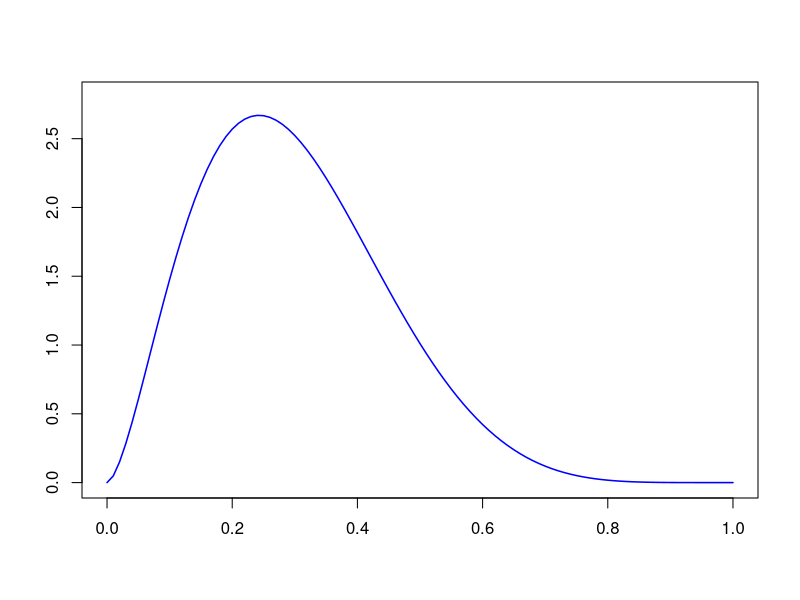
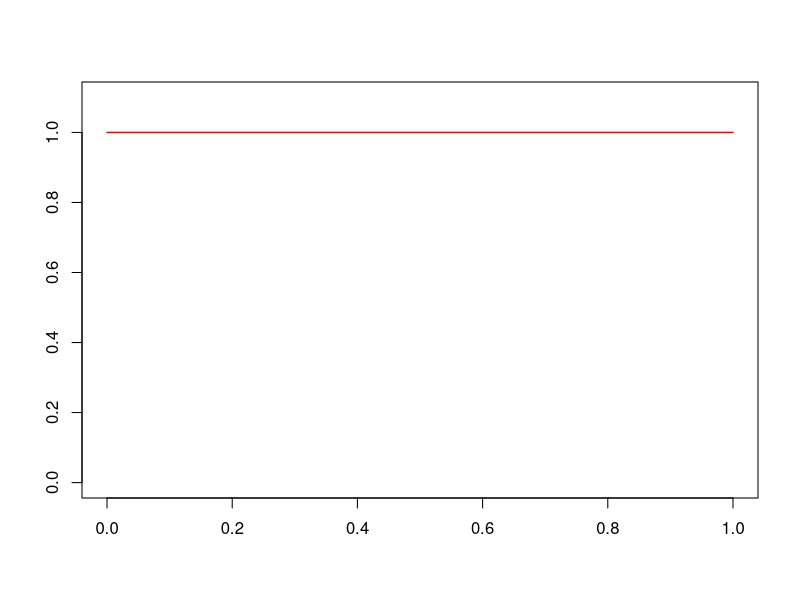
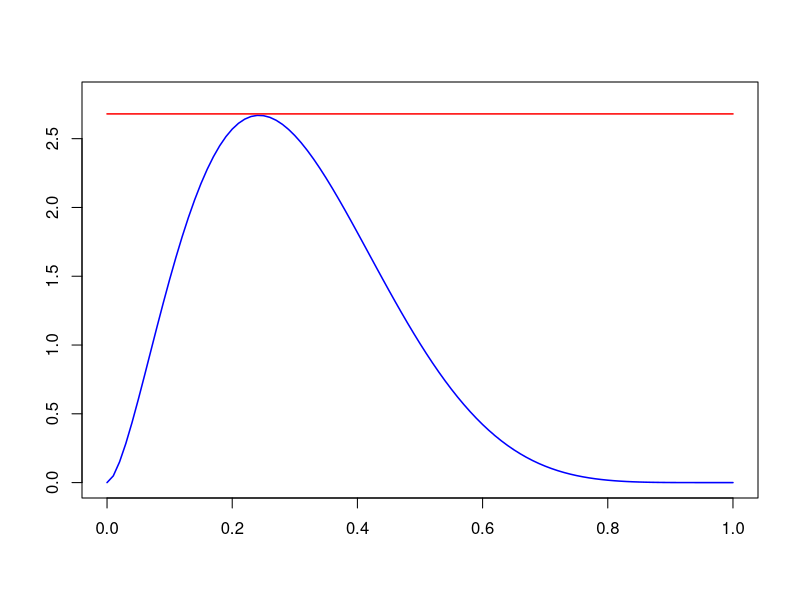
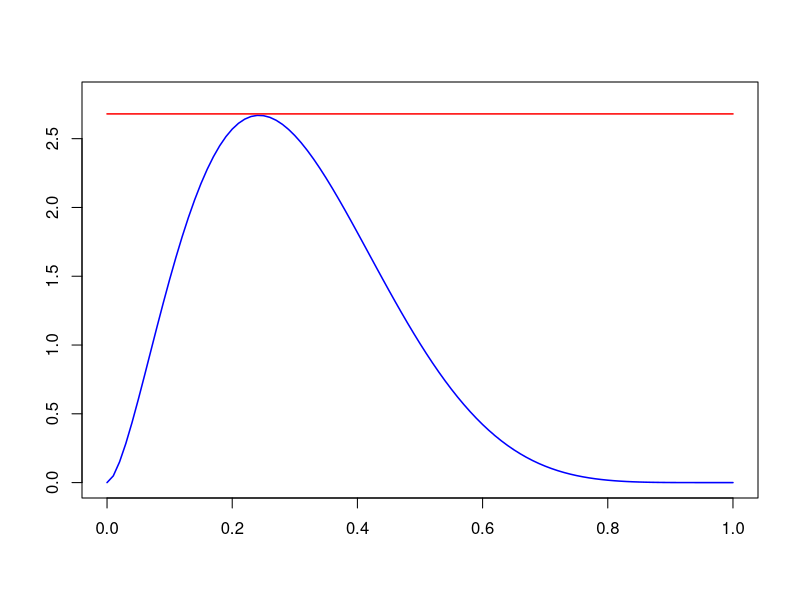

Recreate these plots in R, in order.
## ---- chunk 1
gridpts <- seq(0, 1, 0.01)
x <- dbeta(gridpts, 2.7, 6.3)
y <- dunif(gridpts)
c = 2.68
plot(gridpts,x,xlim=c(0,1),ylim=c(0,2.8),type="l",col="blue",main="",xlab="",ylab="",
     lwd=1.5)
#lines(gridpts,c*y,col="red", lwd=1.5)
#legend(.6,2,c("Target density, f(t)","c * g(t)"),lty=c(1,1),col=c("blue","red"))
## ---- chunk 2
gridpts <- seq(0, 1, 0.01)
x <- dbeta(gridpts, 2.7, 6.3)
y <- dunif(gridpts)
c = 2.68
# plot(gridpts,x,xlim=c(0,1),ylim=c(0,2.8),type="l",col="blue",main="",xlab="",ylab="",
#      lwd=1.5)
plot(gridpts,y,col="red", lwd=1.5, type="l", xlim = c(0, 1), ylim = c(0, 1.1),
     xlab = "", ylab = "")
#legend(.6,2,c("Target density, f(t)","c * g(t)"),lty=c(1,1),col=c("blue","red"))
## ---- chunk 3
gridpts <- seq(0, 1, 0.01)
x <- dbeta(gridpts, 2.7, 6.3)
y <- dunif(gridpts)
c = 2.68
plot(gridpts,x,xlim=c(0,1),ylim=c(0,2.8),type="l",col="blue",main="",xlab="",ylab="",
     lwd=1.5)
lines(gridpts,c*y,col="red", lwd=1.5)
#legend(.6,2,c("Target density, f(t)","c * g(t)"),lty=c(1,1),col=c("blue","red"))
## ---- chunk 4
gridpts <- seq(0, 1, 0.01)
x <- dbeta(gridpts, 2.7, 6.3)
y <- dunif(gridpts)
c = 2.68
plot(gridpts,x,xlim=c(0,1),ylim=c(0,2.8),type="l",col="blue",main="",xlab="",ylab="",
     lwd=1.5)
lines(gridpts,c*y,col="red", lwd=1.5)
#legend(.6,2,c("Target density, f(t)","c * g(t)"),lty=c(1,1),col=c("blue","red"))
